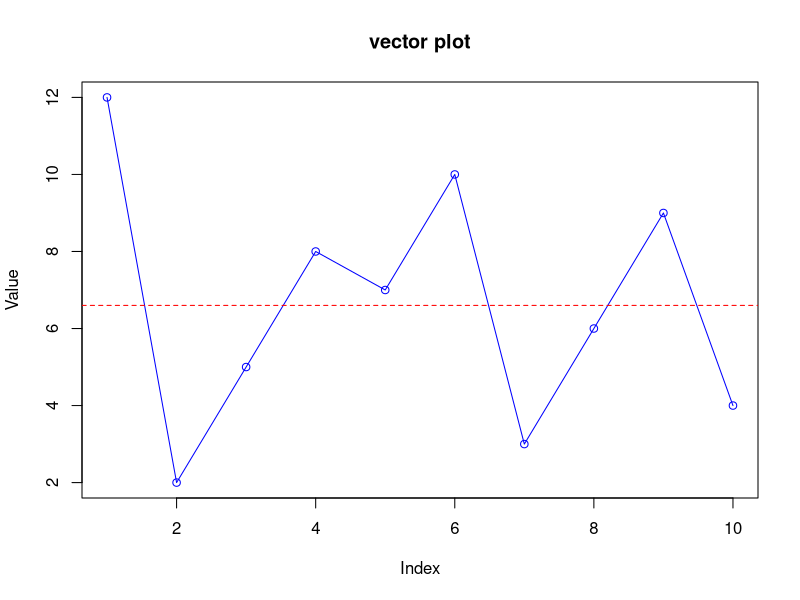

Source code (R):
# ベクトルの作成
val <- c(12, 2, 5, 8, 7, 10, 3, 6, 9, 4)

# ベクトルの内容を表示
print("ベクトルの内容:")
print(val)

# プロットの作成
plot(val, type = "o", col = "blue", xlab = "Index", ylab = "Value", main = "vector plot")

# 平均値の計算
average_val <- mean(val)
cat("平均値:", average_val, "\n")

# 平均値のラインを追加
abline(h = average_val, col = "red", lty = 2)
